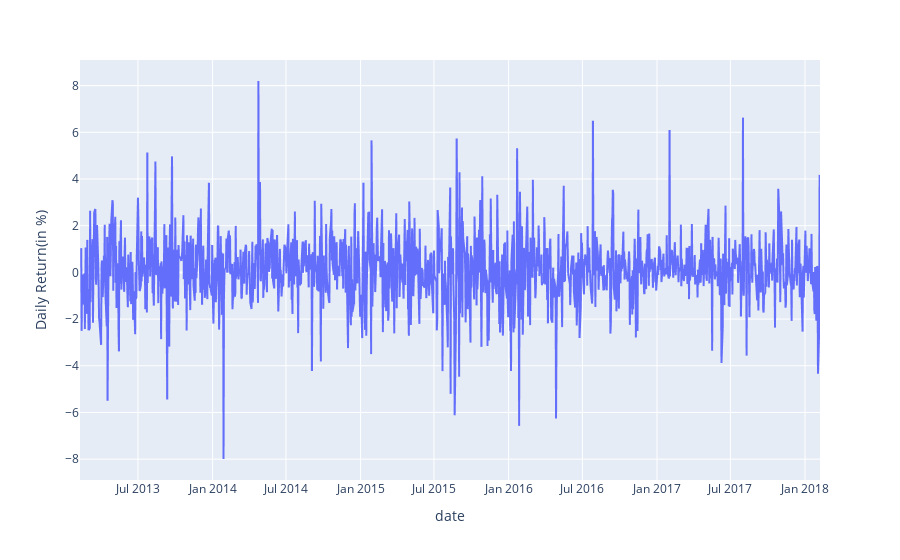

Here is the notebook cell this chart was saved with:
### Code cell
px.line(apple, x= 'date', y= 'Daily Return(in %)')

### Figure 1 — Plotly figure (JSON) as saved in the notebook; plotly's stock layout.template omitted (floating-point values rounded to 4 significant figures; data arrays with more than 128 entries replaced by an {"elided": "..."} marker saying what was removed)
{"data": [{"hovertemplate": "date=%{x}<br>Daily Return(in %)=%{y}<extra></extra>", "legendgroup": "", "line": {"color": "#636efa", "dash": "solid"}, "marker": {"symbol": "circle"}, "mode": "lines", "name": "", "showlegend": false, "type": "scattergl", "x": {"elided": "1259 str values"}, "xaxis": "x", "y": {"elided": "1259 float values"}, "yaxis": "y"}], "layout": {"legend": {"tracegroupgap": 0}, "margin": {"t": 60}, "xaxis": {"anchor": "y", "domain": [0, 1], "title": {"text": "date"}}, "yaxis": {"anchor": "x", "domain": [0, 1], "title": {"text": "Daily Return(in %)"}}}}
